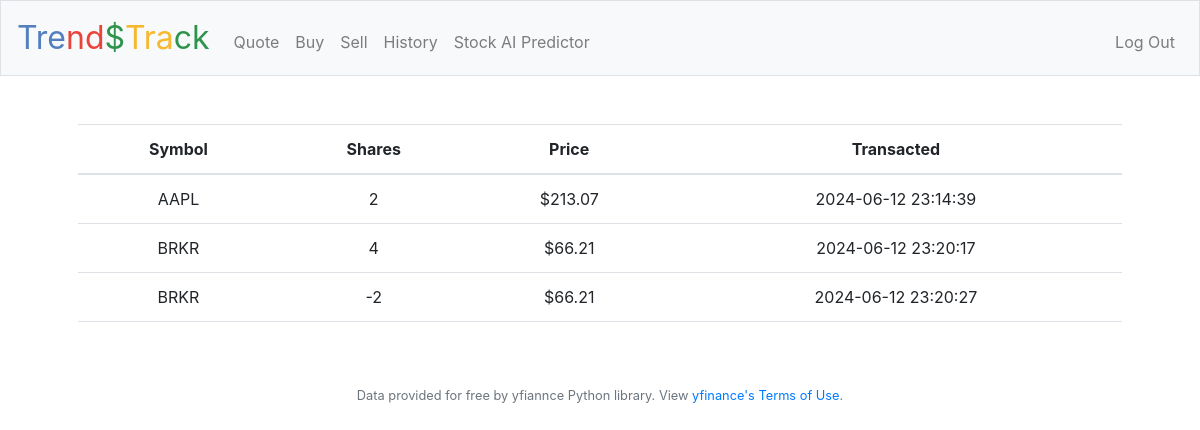
/history (signed in), run on an earlier commit of the app's database.
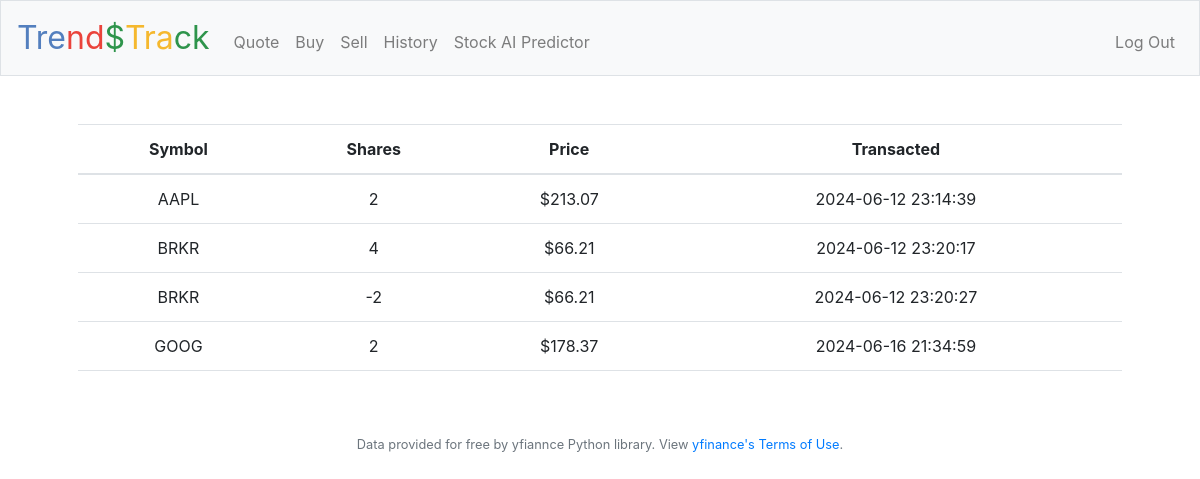
And on a later commit of the database.
### tables this page shows
CREATE TABLE 'transactions' ('id' INTEGER PRIMARY KEY AUTOINCREMENT NOT NULL, 'user_id' INTEGER, 'symbol' TEXT, 'shares' INTEGER, 'price' REAL, 'date' DATETIME DEFAULT CURRENT_TIMESTAMP, 'company' TEXT,'total' REAL);

### application.py (the view)
@app.route("/history")
@login_required
def history():
    transactions = db.execute(
        "SELECT * FROM transactions WHERE user_id = ?;", session["user_id"])
    return render_template("history.html", transactions=transactions)

### application.py (called while the page is built)
@app.after_request
def after_request(response):
    response.headers["Cache-Control"] = "no-cache, no-store, must-revalidate"
    response.headers["Expires"] = 0
    response.headers["Pragma"] = "no-cache"
    return response

### helpers.py (called while the page is built)
def login_required(f):
    @wraps(f)
    def decorated_function(*args, **kwargs):
        if session.get("user_id") is None:
            return redirect("/login")
        return f(*args, **kwargs)
    return decorated_function

def usd(value):
    return f"${value:,.2f}"

### templates/history.html (shortened to what this page needs)
{% extends "layout.html" %}
{% block main %}
        <link href="https://cdn.jsdelivr.net/npm/bootstrap@5.2.3/dist/css/bootstrap.min.css" rel="stylesheet">
        <link rel="stylesheet" href="https://cdn.jsdelivr.net/npm/bootstrap@4.5.3/dist/css/bootstrap.min.css">
        <table class="table">
            <thead>
                <tr>
                    <th>Symbol</th>
                    <th>Shares</th>
                    <th>Price</th>
                    <th>Transacted</th>
                </tr>
            </thead>
            <tbody>
                <tr>
                    {% for t in transactions %}
                    <tr>
                        <td>{{ t.symbol }}</td>
                        <td>{{ t.shares }}</td>
                        <td>{{ t.price | usd }}</td>
                        <td>{{ t.date }}</td>
                    </tr>
                {% endfor %}
                </tr>
            </tbody>
        </table>
{% endblock %}

### templates/layout.html (shortened to what this page needs)
<!DOCTYPE html>
<html lang="en">
    <head>
        <link href="https://maxcdn.bootstrapcdn.com/bootstrap/4.1.3/css/bootstrap.min.css" rel="stylesheet">
        <link href="/static/styles.css" rel="stylesheet">
    </head>
    <body>
        <nav class="navbar navbar-expand-md navbar-light bg-light border">
            <a class="navbar-brand" href="/"><span class="blue">Tre<span class="red">nd</span></span><span class="green">$</span><span class="yellow">Tra</span><span class="green">ck</span></a>
            <div class="collapse navbar-collapse" id="navbar">
                {% if session.user_id %}
                    <ul class="navbar-nav mr-auto mt-2">
                        <li class="nav-item"><a class="nav-link" href="/quote">Quote</a></li>
                        <li class="nav-item"><a class="nav-link" href="/buy">Buy</a></li>
                        <li class="nav-item"><a class="nav-link" href="/sell">Sell</a></li>
                        <li class="nav-item"><a class="nav-link" href="/history">History</a></li>
                        <li class="nav-item"><a class="nav-link" href="/predict">Stock AI Predictor</a></li>
                    </ul>
                    <ul class="navbar-nav ml-auto mt-2">
                        <li class="nav-item"><a class="nav-link" href="/profile"></a></li>
                        <li class="nav-item"><a class="nav-link" href="/logout">Log Out</a></li>
                    </ul>
                {% else %}
                    <ul class="navbar-nav ml-auto mt-2">
                        <li class="nav-item"><a class="nav-link" href="/register">Register</a></li>
                        <li class="nav-item"><a class="nav-link" href="/login">Log In</a></li>
                    </ul>
                {% endif %}
            </div>
        </nav>
        <main class="container p-5">
            {% block main %}{% endblock %}
        </main>
        <footer class="small text-center text-muted">
            Data provided for free by yfiannce Python library</a>. View <a href="https://pypi.org/project/yfinance/">yfinance's Terms of Use</a>.
        </footer>
    </body>
</html>

### static/styles.css (style rules this page uses)
nav .navbar-brand { font-size: xx-large; }
nav .navbar-brand .blue { color: #537fbe; }
nav .navbar-brand .red { color: #ea433b; }
nav .navbar-brand .yellow { color: #f5b82e; }
nav .navbar-brand .green { color: #2e944b; }
main { overflow-x: auto; text-align: center; }

What changed in the data, as far as the page shows it:
added transactions: symbol "GOOG", shares "2", price "$178.37", date "2024-06-16 21:34:59"
